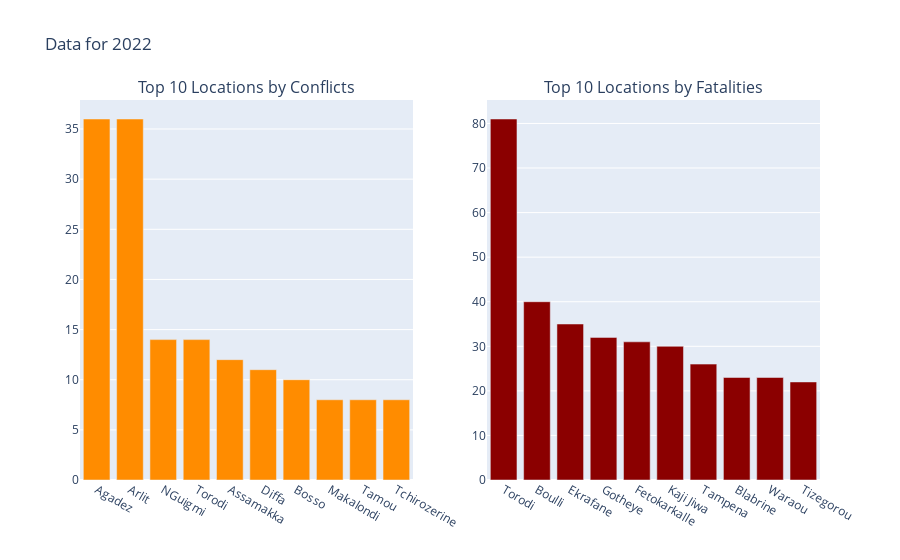

The code cell stored with this chart in its notebook:
### Code cell
## Create figure
fig = make_subplots(rows=1, cols=2, subplot_titles=("Top 10 Locations by Conflicts", "Top 10 Locations by Fatalities"))

## Years
years = [2022, 2023, 2024]

## Add traces for each year for conflicts and fatalities
for year in years:
    # first subplot = conflicts
    fig.add_trace(
        go.Bar(
            x=conflicts10[conflicts10['year'] == year]['location'],
            y=conflicts10[conflicts10['year'] == year]['total_conflicts'],
            name=f"Conflicts {year}",
            marker_color='darkorange',
            visible=(year == 2022)
        ), 
        row=1, col=1 
    )
    # second subplot = fatalities
    fig.add_trace(
        go.Bar(
            x=fatalities10[fatalities10['year'] == year]['location'],
            y=fatalities10[fatalities10['year'] == year]['total_fatalities'],
            name=f"Fatalities {year}",
            marker_color='darkred',
            visible=(year == 2022)
        ), 
        row=1, col=2 
    )

## Update initial figure layout to hide legend
fig.update_layout(title_text="Data for 2022", showlegend=False)


slider = widgets.SelectionSlider(
    options=[(str(year), year) for year in years],
    value=2022,
    description='Year',
    continuous_update=False,
    layout=widgets.Layout(width='20%', margin='auto')
)

## Function to update the visibility of the traces based on the slider
def update_figures(change):
    selected_year = change['new']
    clear_output(wait=True)
    
    ## Update visibility based on the selected year index
    year_index = years.index(selected_year)
    for i, trace in enumerate(fig.data):
        trace.visible = ((i // 2) == year_index)  

    ## Update figure layout
    fig.update_layout(title_text=f"Data for {selected_year}",
                      showlegend = False)

    ## Display slider and updated figure
    display(slider)
    display(fig)

## Slider
slider.observe(update_figures, names='value')

## Display
display(slider)
display(fig)

### Figure 1 — Plotly figure (JSON) as saved in the notebook; plotly's stock layout.template omitted (floating-point values rounded to 4 significant figures)
{"data": [{"marker": {"color": "darkorange"}, "name": "Conflicts 2022", "type": "bar", "visible": true, "x": ["Agadez", "Arlit", "NGuigmi", "Torodi", "Assamakka", "Diffa", "Bosso", "Makalondi", "Tamou", "Tchirozerine"], "xaxis": "x", "y": [36, 36, 14, 14, 12, 11, 10, 8, 8, 8], "yaxis": "y"}, {"marker": {"color": "darkred"}, "name": "Fatalities 2022", "type": "bar", "visible": true, "x": ["Torodi", "Boulli", "Ekrafane", "Gotheye", "Fetokarkalle", "Kaji Jiwa", "Tampena", "Blabrine", "Waraou", "Tizegorou"], "xaxis": "x2", "y": [81, 40, 35, 32, 31, 30, 26, 23, 23, 22], "yaxis": "y2"}, {"marker": {"color": "darkorange"}, "name": "Conflicts 2023", "type": "bar", "visible": false, "x": ["Niamey", "Diffa", "Agadez", "Toumour", "Arlit", "Ayorou", "NGuigmi", "Tamou", "Maradi", "Tera"], "xaxis": "x", "y": [33, 19, 16, 12, 11, 10, 10, 10, 9, 9], "yaxis": "y"}, {"marker": {"color": "darkred"}, "name": "Fatalities 2023", "type": "bar", "visible": false, "x": ["Diffa", "Tabalolt I", "Mine de Samira", "Tagalalt", "Lemdou", "Kokoloukou", "Banibangou", "Bongouro", "Ari Koukouri", "Boni"], "xaxis": "x2", "y": [69, 63, 57, 50, 37, 31, 30, 23, 20, 20], "yaxis": "y2"}, {"marker": {"color": "darkorange"}, "name": "Conflicts 2024", "type": "bar", "visible": false, "x": ["Ouro Gueladjo", "Niamey", "Makalondi", "Torodi", "Diffa", "Maradi", "NGuigmi", "Toumour", "Abala", "Baroua Gana"], "xaxis": "x", "y": [10, 9, 6, 6, 5, 5, 5, 5, 4, 4], "yaxis": "y"}, {"marker": {"color": "darkred"}, "name": "Fatalities 2024", "type": "bar", "visible": false, "x": ["Kokoloukou", "Bankilare", "Tiawa", "Tchalakame", "Torodi", "Chilawa", "Kollo", "Motogatta", "Alambare", "Tin Gara"], "xaxis": "x2", "y": [61, 53, 50, 36, 26, 25, 21, 21, 16, 16], "yaxis": "y2"}], "layout": {"annotations": [{"font": {"size": 16}, "showarrow": false, "text": "Top 10 Locations by Conflicts", "x": 0.225, "xanchor": "center", "xref": "paper", "y": 1, "yanchor": "bottom", "yref": "paper"}, {"font": {"size": 16}, "showarrow": false, "text": "Top 10 Locations by Fatalities", "x": 0.775, "xanchor": "center", "xref": "paper", "y": 1, "yanchor": "bottom", "yref": "paper"}], "showlegend": false, "title": {"text": "Data for 2022"}, "xaxis": {"anchor": "y", "domain": [0, 0.45]}, "xaxis2": {"anchor": "y2", "domain": [0.55, 1]}, "yaxis": {"anchor": "x", "domain": [0, 1]}, "yaxis2": {"anchor": "x2", "domain": [0, 1]}}}
